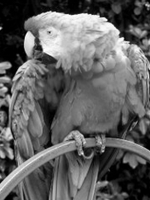
#> input picture lab01/parrot.png, 150 x 200 px
$ jupyter execute image_01a.ipynb
#> lines starting #> are read from the running program, lines starting #| are printed output that depends on the picture; after the words box and inside, x2 and y2 are one past the last pixel; in counts of white or black regions, pixels touching at a corner belong together
[cell 1]
from PIL import Image
import numpy as np

a = np.zeros((256,256),np.uint8)
im1 = Image.fromarray(a)
#> im1: PIL image 256x256 L; every value is 0

im1.show()

[cell 2]
a[128][128] = 255
im1 = Image.fromarray(a)
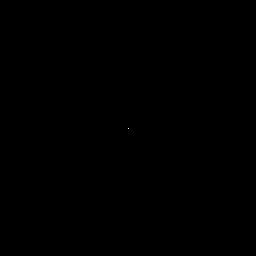
#> im1: PIL image 256x256 L; 0% white in thin lines or dots, all inside (x1, y1, x2, y2) = (128, 128, 129, 129)

im1.show()

[cell 3]
for i in range(a.shape[0]):
    for j in range(a.shape[1]):
        if i == j:
            a[i][j] = 255
im1 = Image.fromarray(a)
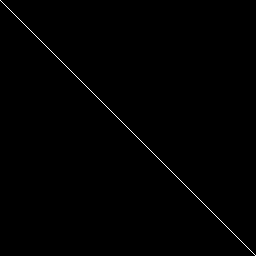
#> im1: PIL image 256x256 L; 0.39% white in thin lines or dots

im1.show()

[cell 4]
im2 = Image.open('parrot.png')
#> im2 is the input picture: PIL image 150x200 L; min 0, max 255, mean 97

im2.show()

[cell 5]
print(im2.getpixel((50,50)))
#| 237

[cell 6]
a2 = np.array(im2)
print(a2)
#> (printed output is left out)
